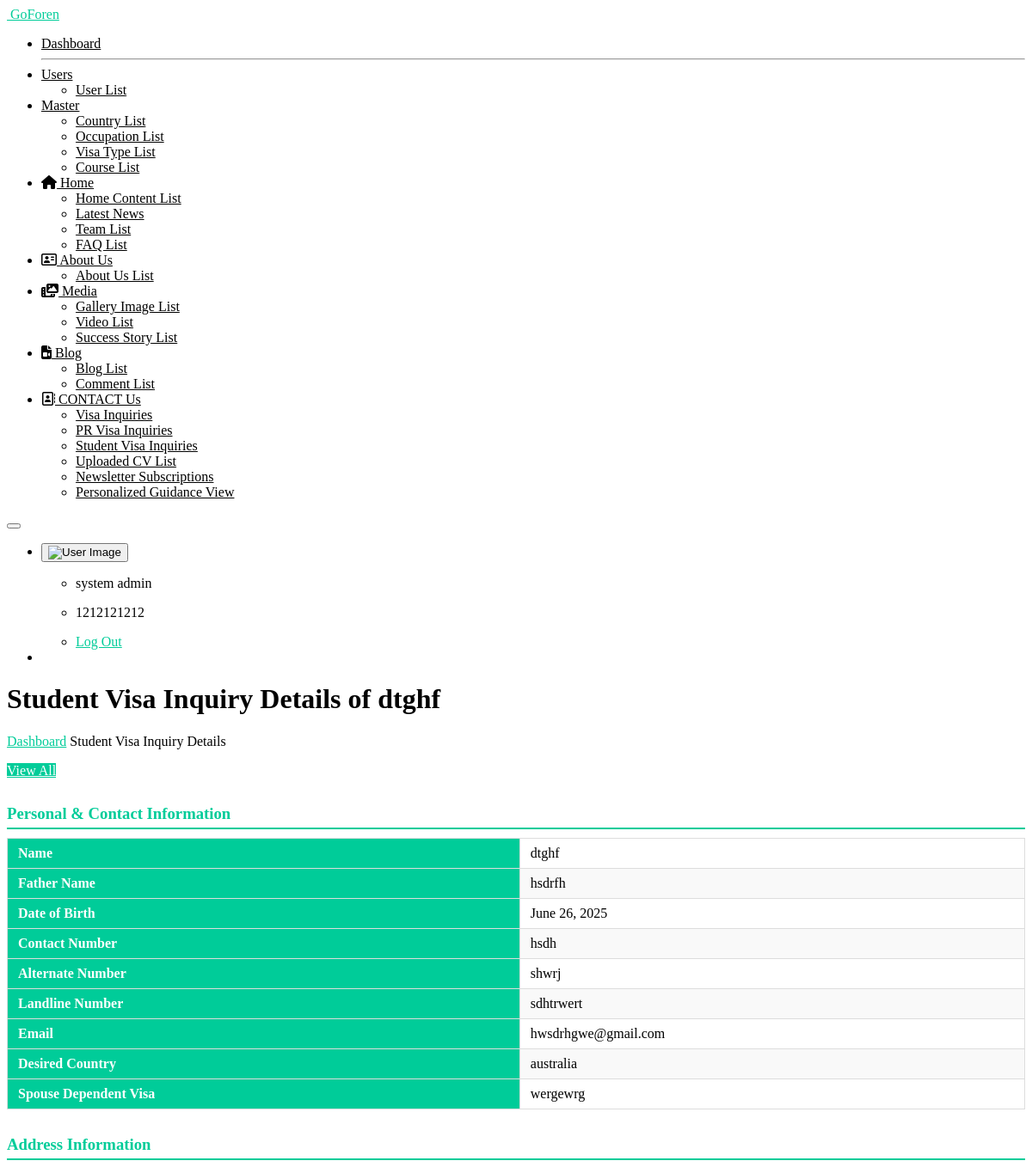
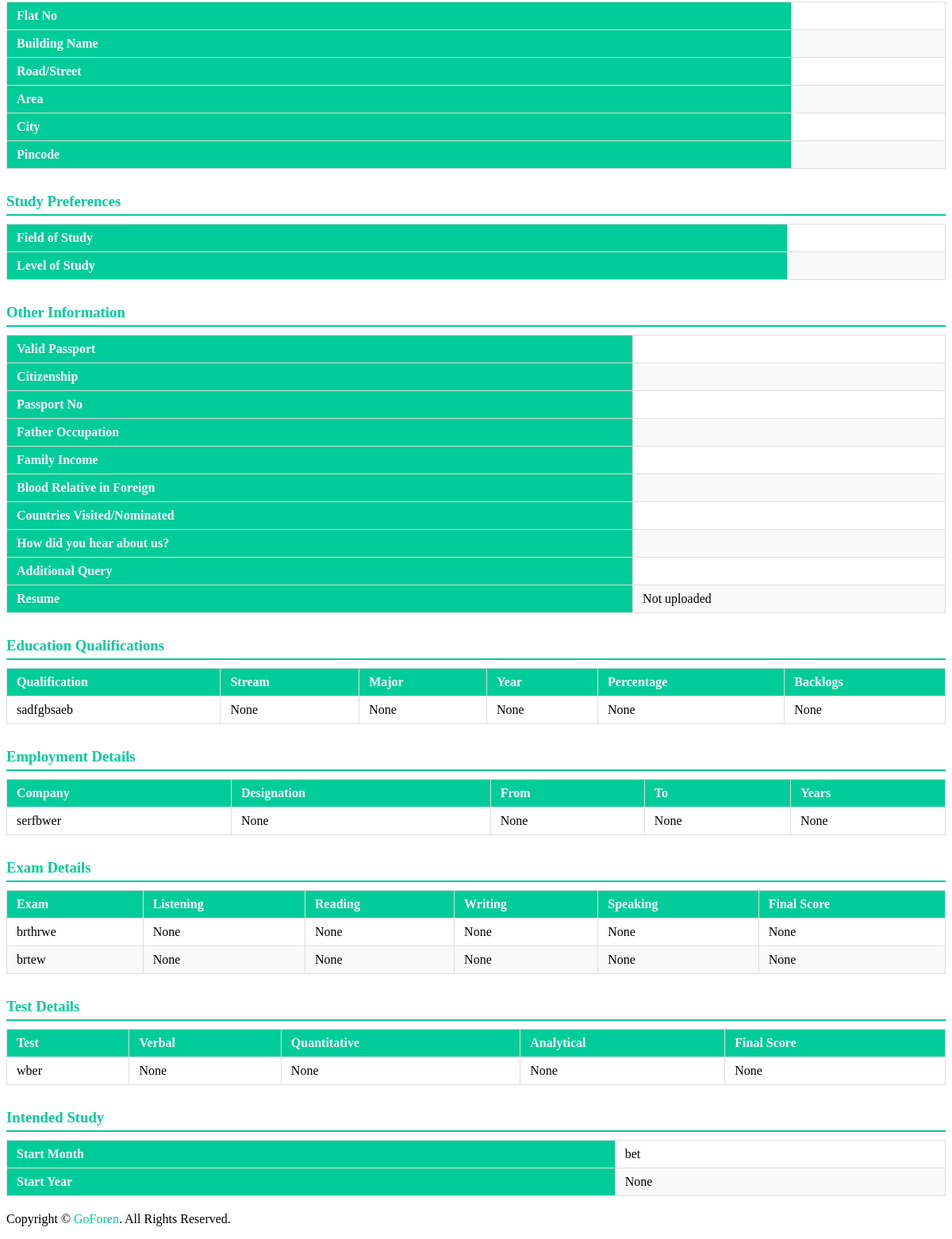
Screenshot of /student_visa_inquiry_detail/13/ (signed in) with the database file from the repository (2 pictures, top to bottom).
### myapp/models.py (models this page shows, shortened)
class tbl_student_visa_inquiry(models.Model):
    relation = models.CharField(max_length=50, blank=True, null=True)
    name = models.CharField(max_length=100, blank=True, null=True)
    father_name = models.CharField(max_length=100, blank=True, null=True)
    contact_number = models.CharField(max_length=15, blank=True, null=True)
    landline_number = models.CharField(max_length=15, blank=True, null=True)
    alternate_number = models.CharField(max_length=15, blank=True, null=True)
    email = models.EmailField(blank=True, null=True)
    date_of_birth = models.DateField(blank=True, null=True)
    desired_country = models.CharField(max_length=50, blank=True, null=True)
    spouse_dependent_visa = models.CharField(max_length=50, blank=True, null=True)
    flat_no = models.CharField(max_length=50, blank=True, null=True)
    building_name = models.CharField(max_length=50, blank=True, null=True)
    road_street = models.CharField(max_length=50, blank=True, null=True)
    pincode = models.CharField(max_length=50, blank=True, null=True)
    area = models.CharField(max_length=50, blank=True, null=True)
    city = models.CharField(max_length=50, blank=True, null=True)
    field_of_study = models.CharField(max_length=100, blank=True, null=True)
    level_of_study = models.CharField(max_length=100, blank=True, null=True)
    inquiry_id = models.CharField(max_length=100, null=True , blank=True)
    resume = models.FileField(upload_to='resumes/', null=True , blank=True)
    is_valid_passport = models.CharField(max_length=100, blank=True, null=True)
    citizenship = models.CharField(max_length=100, blank=True, null=True)
    passport_no = models.CharField(max_length=100, blank=True, null=True)
    father_occupation = models.CharField(max_length=100, blank=True, null=True)
    family_income = models.CharField(max_length=100, blank=True, null=True)
    blood_relative_foreign = models.CharField(max_length=100, blank=True, null=True)
    countries_names = models.CharField(max_length=100, blank=True, null=True)
    how_about_us = models.CharField(max_length=100, blank=True, null=True)
    additional_query = models.TextField(blank=True, null=True)
    created_at = models.DateTimeField(auto_now_add=True)
    updated_at = models.DateTimeField(auto_now=True)
    class Meta:
        db_table = 'tbl_student_visa_inquiry'

class tbl_education_qualification(models.Model):
    inquiry_id = models.CharField(max_length=100, null=True , blank=True)
    qualification = models.CharField(max_length=100, null=True , blank=True)
    stream_of_degree = models.CharField(max_length=100, null=True , blank=True)
    major_degree = models.CharField(max_length=100, null=True , blank=True)
    year_of_completion = models.CharField(max_length=100, null=True , blank=True)
    percentage = models.CharField(max_length=100, null=True , blank=True)
    total_backlog = models.CharField(max_length=100, null=True , blank=True)
    created_at = models.DateTimeField(auto_now_add=True)
    updated_at = models.DateTimeField(auto_now=True)
    class Meta:
        db_table = 'tbl_education_qualification'

class tbl_employeement_detail(models.Model):
    inquiry_id = models.CharField(max_length=100, null=True , blank=True)
    company = models.CharField(max_length=100, null=True , blank=True)
    designation = models.CharField(max_length=100, null=True , blank=True)
    from_date = models.CharField(max_length=100, null=True , blank=True)
    to_date = models.CharField(max_length=100, null=True , blank=True)
    no_of_years = models.CharField(max_length=100, null=True , blank=True)
    created_at = models.DateTimeField(auto_now_add=True)
    updated_at = models.DateTimeField(auto_now=True)
    class Meta:
        db_table = 'tbl_employeement_detail'

class tbl_exam_detail(models.Model):
    inquiry_id = models.CharField(max_length=100, null=True , blank=True)
    exam = models.CharField(max_length=100, null=True , blank=True)
    listening = models.CharField(max_length=100, null=True , blank=True)
    reading = models.CharField(max_length=100, null=True , blank=True)
    writing = models.CharField(max_length=100, null=True , blank=True)
    speaking = models.CharField(max_length=100, null=True , blank=True)
    final_score = models.CharField(max_length=100, null=True , blank=True)
    created_at = models.DateTimeField(auto_now_add=True)
    updated_at = models.DateTimeField(auto_now=True)
    class Meta:
        db_table = 'tbl_exam_detail'

class tbl_test_detail(models.Model):
    inquiry_id = models.CharField(max_length=100, null=True , blank=True)
    exam = models.CharField(max_length=100, null=True , blank=True)
    verbal_reasoning = models.CharField(max_length=100, null=True , blank=True)
    quantitative_reasoning = models.CharField(max_length=100, null=True , blank=True)
    analytical_writing = models.CharField(max_length=100, null=True , blank=True)
    final_score = models.CharField(max_length=100, null=True , blank=True)
    created_at = models.DateTimeField(auto_now_add=True)
    updated_at = models.DateTimeField(auto_now=True)
    class Meta:
        db_table = 'tbl_test_detail'

class tbl_intended_study(models.Model):
    inquiry_id = models.CharField(max_length=100, null=True , blank=True)
    month = models.CharField(max_length=100, null=True , blank=True)
    year = models.CharField(max_length=100, null=True , blank=True)
    created_at = models.DateTimeField(auto_now_add=True)
    updated_at = models.DateTimeField(auto_now=True)
    class Meta:
        db_table = 'tbl_intended_study'

### myapp/views.py (the view)
    def wrapper(request, *args, **kwargs):
        if 'user_id' not in request.session:
            return redirect('open_sign_in_page')
        return view_func(request, *args, **kwargs)

### templates/student-visa-inquiry-detail.html (shortened to what this page needs)
{% extends "base.html" %}
{% load static %}
{% block start %}
<div class="ec-content-wrapper">
    <div class="content">
        <div class="breadcrumb-wrapper d-flex align-items-center justify-content-between">
            <div>
                <h1>Student Visa Inquiry Details of {{ inq.name }}</h1>
                <p class="breadcrumbs">
                    <span><a href="{% url 'dashboard_view' %}">Dashboard</a></span>
                    <span></span>Student Visa Inquiry Details
                </p>
            </div>
                        						<div>
							<a href="{% url 'student_visa_inquiry_view' %}" class="btn btn-primary"> View All
							</a>
						</div>
        </div>
        <div class="row">
            <div class="col-12">
                <div class="card card-default">
                    <div class="card-body">
                        <div class="table-responsive">
                            <h3 class="section-title">Personal & Contact Information</h3>
                            <table>
                                <tbody>
                                    <tr><th>Name</th><td>{{ inq.name }}</td></tr>
                                    <tr><th>Father Name</th><td>{{ inq.father_name }}</td></tr>
                                    <tr><th>Date of Birth</th><td>{{ inq.date_of_birth }}</td></tr>
                                    <tr><th>Contact Number</th><td>{{ inq.contact_number }}</td></tr>
                                    <tr><th>Alternate Number</th><td>{{ inq.alternate_number }}</td></tr>
                                    <tr><th>Landline Number</th><td>{{ inq.landline_number }}</td></tr>
                                    <tr><th>Email</th><td>{{ inq.email }}</td></tr>
                                    <tr><th>Desired Country</th><td>{{ inq.desired_country }}</td></tr>
                                    <tr><th>Spouse Dependent Visa</th><td>{{ inq.spouse_dependent_visa }}</td></tr>
                                </tbody>
                            </table>
                            <h3 class="section-title">Address Information</h3>
                            <table>
                                <tbody>
                                    <tr><th>Flat No</th><td>{{ inq.flat_no }}</td></tr>
                                    <tr><th>Building Name</th><td>{{ inq.building_name }}</td></tr>
                                    <tr><th>Road/Street</th><td>{{ inq.road_street }}</td></tr>
                                    <tr><th>Area</th><td>{{ inq.area }}</td></tr>
                                    <tr><th>City</th><td>{{ inq.city }}</td></tr>
                                    <tr><th>Pincode</th><td>{{ inq.pincode }}</td></tr>
                                </tbody>
                            </table>
                            <h3 class="section-title">Study Preferences</h3>
                            <table>
                                <tbody>
                                    <tr><th>Field of Study</th><td>{{ inq.field_of_study }}</td></tr>
                                    <tr><th>Level of Study</th><td>{{ inq.level_of_study }}</td></tr>
                                </tbody>
                            </table>
                            <h3 class="section-title">Other Information</h3>
                            <table>
                                <tbody>
                                    <tr><th>Valid Passport</th><td>{{ inq.is_valid_passport }}</td></tr>
                                    <tr><th>Citizenship</th><td>{{ inq.citizenship }}</td></tr>
                                    <tr><th>Passport No</th><td>{{ inq.passport_no }}</td></tr>
                                    <tr><th>Father Occupation</th><td>{{ inq.father_occupation }}</td></tr>
                                    <tr><th>Family Income</th><td>{{ inq.family_income }}</td></tr>
                                    <tr><th>Blood Relative in Foreign</th><td>{{ inq.blood_relative_foreign }}</td></tr>
                                    <tr><th>Countries Visited/Nominated</th><td>{{ inq.countries_names }}</td></tr>
                                    <tr><th>How did you hear about us?</th><td>{{ inq.how_about_us }}</td></tr>
                                    <tr><th>Additional Query</th><td>{{ inq.additional_query }}</td></tr>
                                    <tr>
                                        <th>Resume</th>
                                        <td>
                                            {% if inq.resume %}
                                                <a href="{{ inq.resume.url }}" target="_blank">View Resume</a>
                                            {% else %}
                                                Not uploaded
                                            {% endif %}
                                        </td>
                                    </tr>
                                </tbody>
                            </table>
                            <h3 class="section-title">Education Qualifications</h3>
                            <table>
                                <thead>
                                    <tr>
                                        <th>Qualification</th><th>Stream</th><th>Major</th><th>Year</th><th>Percentage</th><th>Backlogs</th>
                                    </tr>
                                </thead>
                                <tbody>
                                    {% for edu in education_qualifications %}
                                    <tr>
                                        <td>{{ edu.qualification }}</td>
                                        <td>{{ edu.stream_of_degree }}</td>
                                        <td>{{ edu.major_degree }}</td>
                                        <td>{{ edu.year_of_completion }}</td>
                                        <td>{{ edu.percentage }}</td>
                                        <td>{{ edu.total_backlog }}</td>
                                    </tr>
                                    {% empty %}
                                    <tr><td colspan="6">No education details available.</td></tr>
                                    {% endfor %}
                                </tbody>
                            </table>
                            <h3 class="section-title">Employment Details</h3>
                            <table>
                                <thead>
                                    <tr><th>Company</th><th>Designation</th><th>From</th><th>To</th><th>Years</th></tr>
                                </thead>
                                <tbody>
                                    {% for job in employments %}
                                    <tr>
                                        <td>{{ job.company }}</td>
                                        <td>{{ job.designation }}</td>
                                        <td>{{ job.from_date }}</td>
                                        <td>{{ job.to_date }}</td>
                                        <td>{{ job.no_of_years }}</td>
                                    </tr>
                                    {% empty %}
                                    <tr><td colspan="5">No employment details available.</td></tr>
                                    {% endfor %}
                                </tbody>
                            </table>
                            <h3 class="section-title">Exam Details</h3>
                            <table>
                                <thead>
                                    <tr><th>Exam</th><th>Listening</th><th>Reading</th><th>Writing</th><th>Speaking</th><th>Final Score</th></tr>
                                </thead>
                                <tbody>
                                    {% for ex in exams %}
                                    <tr>
                                        <td>{{ ex.exam }}</td>
                                        <td>{{ ex.listening }}</td>
                                        <td>{{ ex.reading }}</td>
                                        <td>{{ ex.writing }}</td>
                                        <td>{{ ex.speaking }}</td>
                                        <td>{{ ex.final_score }}</td>
                                    </tr>
                                    {% empty %}
                                    <tr><td colspan="6">No exam details available.</td></tr>
                                    {% endfor %}
                                </tbody>
                            </table>
                            <h3 class="section-title">Test Details</h3>
                            <table>
                                <thead>
                                    <tr><th>Test</th><th>Verbal</th><th>Quantitative</th><th>Analytical</th><th>Final Score</th></tr>
                                </thead>
                                <tbody>
                                    {% for t in tests %}
                                    <tr>
                                        <td>{{ t.exam }}</td>
                                        <td>{{ t.verbal_reasoning }}</td>
                                        <td>{{ t.quantitative_reasoning }}</td>
                                        <td>{{ t.analytical_writing }}</td>
                                        <td>{{ t.final_score }}</td>
                                    </tr>
                                    {% empty %}
                                    <tr><td colspan="5">No test details available.</td></tr>
                                    {% endfor %}
                                </tbody>
                            </table>
                            <h3 class="section-title">Intended Study</h3>
                            <table>
                                <tbody>
                                    {% if intended_study %}
                                    <tr><th>Start Month</th><td>{{ intended_study.month }}</td></tr>
                                    <tr><th>Start Year</th><td>{{ intended_study.year }}</td></tr>
                                    {% else %}
                                    <tr><td colspan="2">No intended study information available.</td></tr>
                                    {% endif %}
                                </tbody>
                            </table>
                        </div>
                    </div>
                </div>
            </div>
        </div>
    </div>
</div>
{% endblock %}

### rows the page displays
tbl_student_visa_inquiry: name "dtghf", father_name "hsdrfh", date_of_birth "June 26, 2025", contact_number "hsdh", alternate_number "shwrj", landline_number "sdhtrwert", email "hwsdrhgwe@gmail.com", desired_country "australia", spouse_dependent_visa "wergewrg"
tbl_education_qualification: qualification "sadfgbsaeb", stream_of_degree "None", major_degree "None", year_of_completion "None", percentage "None", total_backlog "None"
tbl_employeement_detail: company "serfbwer", designation "None", from_date "None", to_date "None", no_of_years "None"
tbl_exam_detail: exam "brthrwe", listening "None", reading "None", writing "None", speaking "None", final_score "None"
tbl_exam_detail: exam "brtew", listening "None", reading "None", writing "None", speaking "None", final_score "None"
tbl_test_detail: exam "wber", verbal_reasoning "None", quantitative_reasoning "None", analytical_writing "None", final_score "None"
tbl_intended_study: month "bet", year "None"

### other values shown
{{ request.session.session_username }} "system admin"
{{ request.session.session_mobile }} "1212121212"
